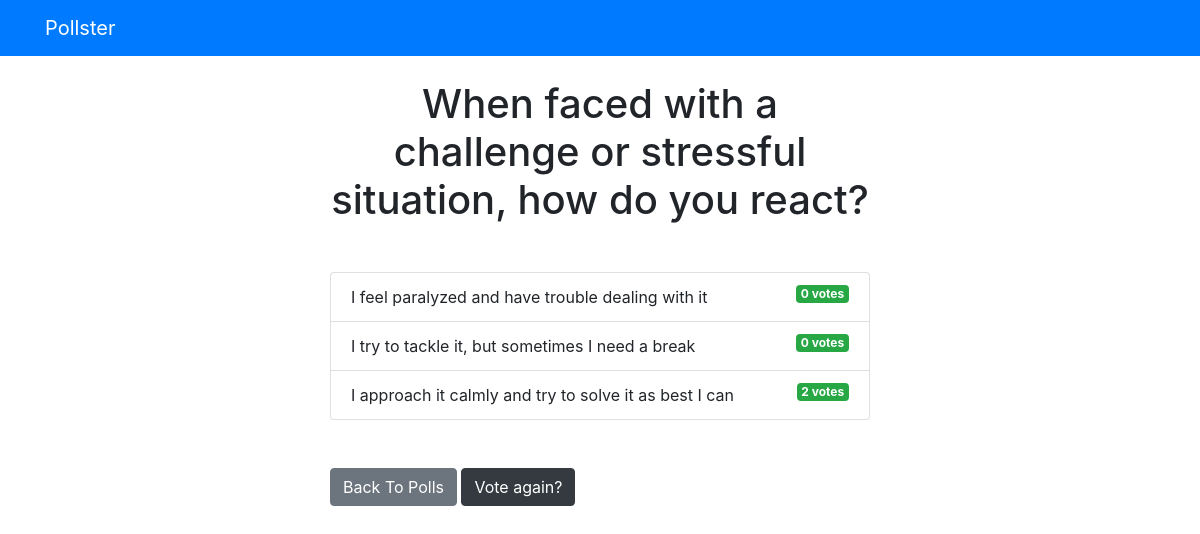
The app's page /polls/2/results/ with its own data.
### polls/models.py (models this page shows, shortened)
class Question(models.Model):
    question_text = models.CharField(max_length=200)
    pub_date = models.DateTimeField('date published')

class Choice(models.Model):
    question = models.ForeignKey(Question, on_delete=models.CASCADE)
    choice_text = models.CharField(max_length=200)
    votes = models.IntegerField(default=0)

### polls/views.py (the view)
# urls.py: path('<int:question_id>/results/', views.results, name='results'),
def results(request, question_id):
  question = get_object_or_404(Question, pk=question_id)
  return render(request, 'polls/results.html', { 'question': question })

### templates/polls/results.html
{% extends 'base.html' %}
{% block content %}
<h1 class="mb-5 text-center">{{ question.question_text }}</h1>
<ul class="list-group mb-5">
	{% for choice in question.choice_set.all %}
	<li class="list-group-item">
		{{ choice.choice_text }}  <span class="badge badge-success float-right">{{ choice.votes }} vote{{ choice.votes | pluralize }}</span>
	</li>
	{% endfor %}
</ul>
<a class="btn btn-secondary" href="{% url 'polls:index' %}">Back To Polls</a>
<a class="btn btn-dark" href="{% url 'polls:detail' question.id %}">Vote again?</a>
{% endblock %}

### templates/base.html (shortened to what this page needs)
<!DOCTYPE html>
<html lang="en">
  <head>
    <link
      rel="stylesheet"
      href="https://stackpath.bootstrapcdn.com/bootstrap/4.3.1/css/bootstrap.min.css"
    />
  </head>
  <body>
     {% include 'partials/_navbar.html' %}
    <div class="container">
      <div class="row">
        <div class="col-md-6 m-auto">
          {% block content %}{% endblock %}
        </div>
      </div>
    </div>
  </body>
</html>

### templates/partials/_navbar.html
<nav class="navbar navbar-dark bg-primary mb-4">
	<div class="container">
		<a class="navbar-brand" href="/">Pollster</a>
	</div>
</nav>

### records on screen
Question: question_text "When faced with a challenge or stressful situation, how do you react?"
Choice: choice_text "I feel paralyzed and have trouble dealing with it", votes "0", votes|pluralize "s"
Choice: choice_text "I try to tackle it, but sometimes I need a break", votes "0", votes|pluralize "s"
Choice: choice_text "I approach it calmly and try to solve it as best I can", votes "2", votes|pluralize "s"
